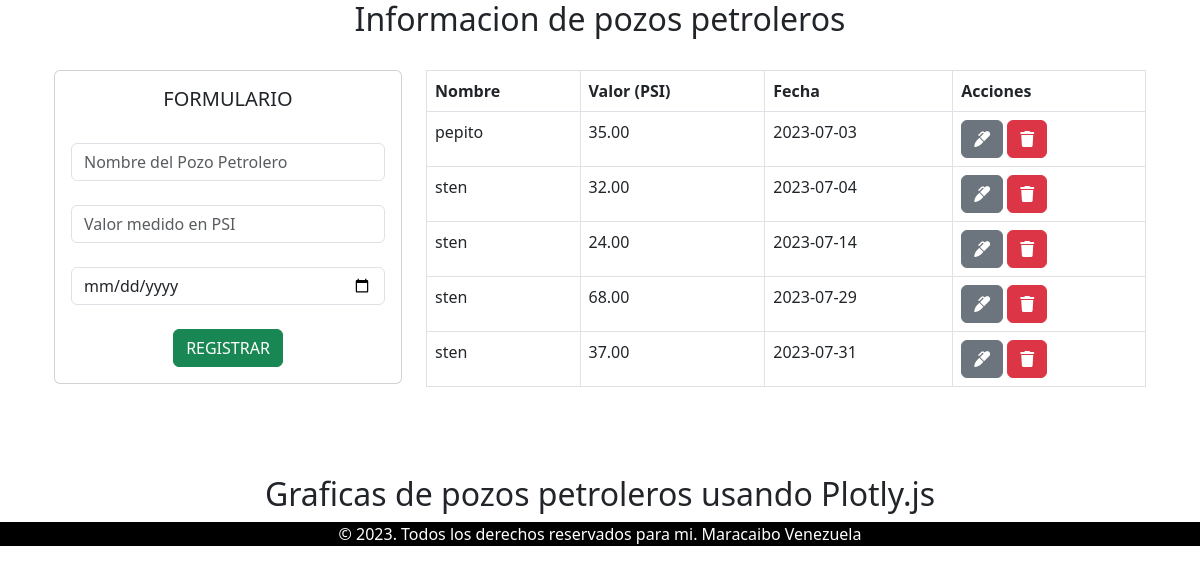
The page / on the database its author committed.
### tables this page shows
CREATE TABLE `pozos` (
  `id` int(11) NOT NULL AUTO_INCREMENT,
  `nombre` varchar(40) DEFAULT NULL,
  `valor` decimal(8,2) DEFAULT NULL,
  `fecha` date DEFAULT NULL,
  PRIMARY KEY (`id`)
);

### index.php (the view, shortened to what this page needs)
<?php include("db.php")?>
<!DOCTYPE html>
<html lang="en">
<head>
    <link href="https://cdn.jsdelivr.net/npm/bootstrap@5.3.0/dist/css/bootstrap.min.css" rel="stylesheet">
</head>
<body>
    <center><h2>Informacion de pozos petroleros</h2></center>
    <div class="container p-4">
        <div class="row">
            <div class="col-md-4">
                <div class="card card-body">
                    <form action="data_save.php" method="post">
                        <center><h5>FORMULARIO</h5></center><br>
                        <div class="form-group">
                            <input type="text" name="nombre" class="form-control" placeholder="Nombre del Pozo Petrolero" autofocus><br>
                        </div>
                        <div class="form-group">
                            <input type="number" name="valor" class="form-control" placeholder="Valor medido en PSI" autofocus> <br>
                        </div>
                        <div class="form-group">
                            <input type="date" name="fecha" class="form-control"> <br>
                        </div>
                        <center><input type="submit" class="btn btn-success btn-block" name="save_data" value="REGISTRAR"></center>
                    </form>
                </div>
            </div>
            <div class="col-md-8">
                <table class="table table-bordered">
                    <thead>
                        <tr>
                            <th>Nombre</th>
                            <th>Valor (PSI)</th>
                            <th>Fecha</th>
                            <th>Acciones</th>
                        </tr>
                    </thead>
                    <tbody>
                        <?php
                        $query = "SELECT * FROM pozos ORDER BY fecha";
                        $result_tasks = mysqli_query($conn,$query);
                        while($row = mysqli_fetch_array($result_tasks)) { ?>
                            <tr>
                                <td><?php echo $row['nombre']; ?></td>
                                <td><?php echo $row['valor']; ?></td>
                                <td><?php echo $row['fecha']; ?></td>
                                <td>
                                    <a href="data_edit.php?id=<?php echo $row['id'] ?>&amp;nombre=<?php echo $row['nombre'] ?>&amp;fecha=<?php echo $row['fecha'] ?>" class="btn btn-secondary">
                                        <i class="fa-sharp fa-solid fa-marker"></i>
                                    </a>
                                    <a href="data_delete.php?id=<?php echo $row['id'] ?>&amp;nombre=<?php echo $row['nombre'] ?>&amp;fecha=<?php echo $row['fecha'] ?>" class="btn btn-danger">
                                        <i class="fa-sharp fa-solid fa-trash"></i>
                                    </a>
                                </td>
                            </tr>
                        <?php } ?>
                    </tbody>
                </table>
            </div>
        </div>
    </div><br><br>
    <div class="container">
        <div class="row">
            <div class="col-sm-12">
                <div class="panel panel-primary">
                    <center><h2><div class="panel panel-heading">
                        Graficas de pozos petroleros usando Plotly.js
                    </div></h2></center>
                </div>
            </div>
        </div>
    </div>
    <div id="footer" style="background-color: black">
            <center><font color="white"><p> &copy; 2023. Todos los derechos reservados para mi. Maracaibo Venezuela</p></font></center>
        </div>
</body>
</html>

### rows shown on the page
pozos: nombre "pepito", valor "35.00", fecha "2023-07-03"
pozos: nombre "sten", valor "32.00", fecha "2023-07-04"
pozos: nombre "sten", valor "24.00", fecha "2023-07-14"
pozos: nombre "sten", valor "68.00", fecha "2023-07-29"
pozos: nombre "sten", valor "37.00", fecha "2023-07-31"
